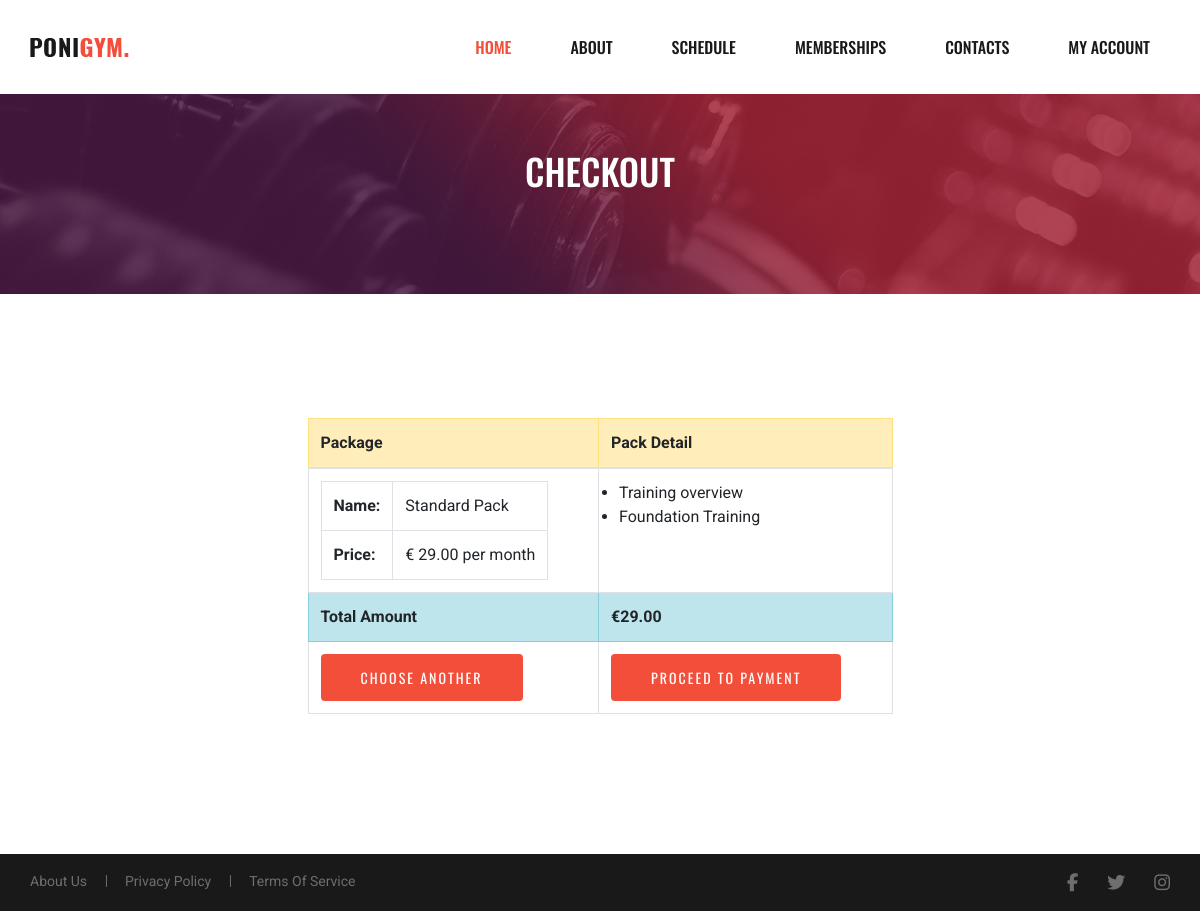
Page /checkout/1 (signed in) on the committed database.
### memberships/models.py (models this page shows, shortened)
class Package(models.Model):
    class Meta:
        verbose_name_plural = 'Packages'
    title = models.CharField(max_length=150)
    price = models.DecimalField(max_digits=5, decimal_places=2)

class PackDetail(models.Model):
    package = models.ForeignKey(Package, related_name='Classes',
                                on_delete=models.CASCADE)
    title = models.CharField(max_length=150)
    included = models.BooleanField(default=False)

### checkout/views.py (the view)
# urls.py: path('checkout/<int:pack_id>', views.checkout, name='checkout'),
def checkout(request, pack_id):
    if request.user.is_authenticated:
        package = Package.objects.get(id=pack_id)
        pack_details = PackDetail.objects.all()
        context = {
            'package': package,
            'pack': pack_details
        }
        return render(request, 'checkout/checkout.html', context)
    else:
        return redirect('../accounts/login')

### checkout/templates/checkout/checkout.html
{% extends "base.html" %}
{% load static %}
{% block content %}
<main>
<section class="breadcrumb-section set-bg" data-setbg="{% static 'media/about-breadcrumb-bg.jpg' %}">
    <div class="container ">
        <div class="row">
            <div class="col-lg-12">
                <div class="site-text">
                    <h2>Checkout</h2>
                </div>
            </div>
        </div>
    </div>
</section>
<section class="section container my-4 spad">
    <div class="row justify-content-center">
    <table class="table table-bordered col-lg-6 col-sm-6">
        <thead class="table-warning">
            <tr>
                <th>Package</th>
                <th>Pack Detail</th>
            </tr>
        </thead>
        <tbody>
            <tr>
                <td>
                    <table>
                        <tr>
                            <th>Name:</th>
                            <td>{{package.title}}</td>
                        </tr>
                        <tr>
                            <th>Price:</th>
                            <td>€ {{package.price}} per month</td>
                        </tr>
                    </table>
                </td>
                <td>
                    <ul class="ml-2">
                        {% for item in package.Classes.all %}
                        {% if item.included %}
                        <li>{{item.title}}</li>
                        {% endif %}
                        {% endfor %}
                    </ul>
                </td>
            </tr>
        </tbody>
        <tfoot>
            <tr class="table-info">
                <th>Total Amount</th>
                <td><b>€<span class="totalAmount">{{package.price}}</span></b></td>
            </tr>
            <tr>
                <td><a href="{% url 'packages' %}"
                        class="btn class primary-btn btn-solid-border text-black">Choose another</a></td>
                <td colspan="2">
                    <form method="post" action="">
                        <input type="submit" value="Proceed to Payment" class="btn primary-btn" />
                    </form>
                </td>
            </tr>
        </tfoot>
    </table>
    </div>
</section>
{% include 'includes/footer-widget.html' %}
{% endblock %}

### static/css/style.css (style rules this page uses)
html, body { height: 100%; font-family: "Roboto", sans-serif; -webkit-font-smoothing: antialiased; font-smoothing: antialiased; }
h1, h2, h3, h4, h5, h6 { margin: 0; color: #111111; font-weight: 400; font-family: "Oswald", sans-serif; }
h2 { font-size: 36px; }
ul, ol { padding: 0; margin: 0; }
.set-bg { background-repeat: no-repeat; background-size: cover; background-position: top center; }
.spad { padding-top: 100px; padding-bottom: 100px; }
.primary-btn { display: inline-block; font-size: 14px; font-family: "Oswald", sans-serif; padding: 12px 39px; color: #ffffff; background: #f34e3a; line-height: normal; letter-spacing: 2px; text-transform: uppercase; }
.breadcrumb-section { height: 200px; padding-top: 55px; }
.site-text { text-align: center; }
.site-text h2 { color: #ffffff; font-weight: 500; text-transform: uppercase; margin-bottom: 12px; }
@media only screen and (min-width: 1200px) { .container { max-width: 1170px; } }

### rows in the picture
Package: title "Standard Pack", price "29.00"
PackDetail: title "Training overview"
PackDetail: title "Foundation Training"
